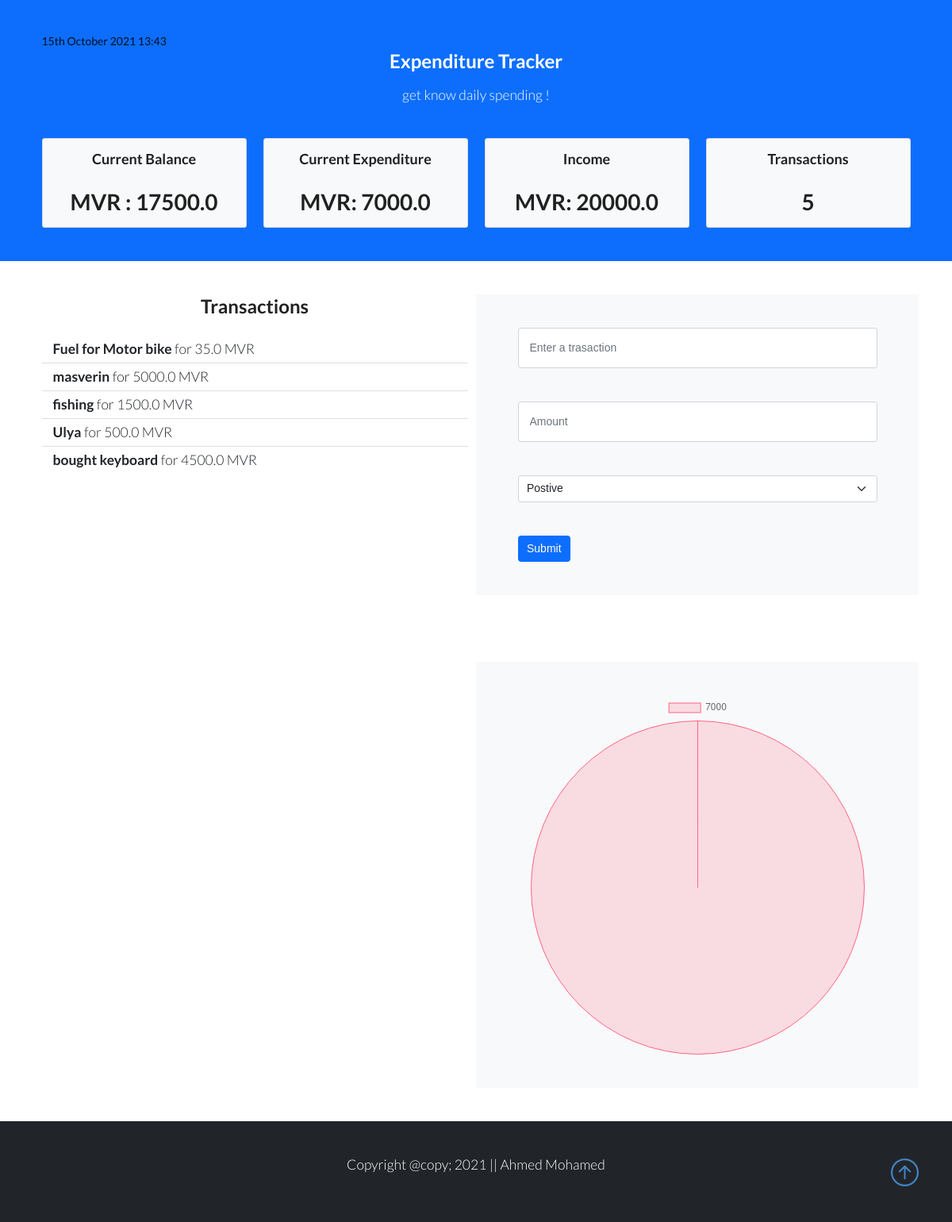
The app's page / (signed in) with its own data.
### expenses/models.py (models this page shows, shortened)
class Profile(models.Model):
    user = models.ForeignKey(User, on_delete=models.CASCADE)
    income = models.FloatField(null=True, blank=True)
    expenses = models.FloatField(default=0)
    balance = models.FloatField()

class Expenses(models.Model):
    user = models.ForeignKey(User, on_delete=models.CASCADE)
    name = models.CharField(max_length=200)
    expense_type = models.CharField(max_length=200, choices=TYPE)
    amount = models.FloatField()

### expenses/views.py (the view, shortened to what this page needs)
# urls.py: 2. Add a URL to urlpatterns:  path('', views.home, name='home')
def home(request):
    profile = Profile.objects.filter(user=request.user).first()
    expenses = Expenses.objects.filter(user = request.user)
    context = {'profile':profile,'expenses':expenses}
    return render(request, 'project/home.html', context)

### expenses/templates/project/home.html (shortened to what this page needs)
<!DOCTYPE html>
<html lang="en">
    <head>
        <link href="https://cdn.jsdelivr.net/npm/bootstrap@5.0.2/dist/css/bootstrap.min.css" rel="stylesheet" />
        <link rel="stylesheet" href="https://cdn.jsdelivr.net/npm/bootstrap-icons@1.3.0/font/bootstrap-icons.css" />
        <link rel="stylesheet" type='text/css' href="https://cdnjs.cloudflare.com/ajax/libs/semantic-ui/2.2.14/semantic.min.css">
        <link rel="stylesheet" href="https://cdnjs.cloudflare.com/ajax/libs/Chart.js/2.8.0/Chart.min.css" />
    </head>
    <body>
        <section id="instructors" class="p-5 bg-primary">
            <div class="container">
                {% now "jS F Y H:i" %}
                <h2 class="text-center text-white">Expenditure Tracker</h2>
                <p class="lead text-center text-white mb-5">get know daily spending !</p>
                <div class="row g-4">
                    <div class="col-md-6 col-lg-3">
                        <div class="card bg-light">
                            <div class="card-body text-center">
                                <h3 class="card-title mb-3">Current Balance</h3>
                                <h1 class="card-text">MVR : {{profile.balance}}</h1>
                            </div>
                        </div>
                    </div>
                    <div class="col-md-6 col-lg-3">
                        <div class="card bg-light">
                            <div class="card-body text-center">
                                <h3 class="card-title mb-3">Current Expenditure</h3>
                                <h1 class="card-text">MVR: {{profile.expenses}}</h1>
                            </div>
                        </div>
                    </div>
                    <div class="col-md-6 col-lg-3">
                        <div class="card bg-light">
                            <div class="card-body text-center">
                                <h3 class="card-title mb-3">Income</h3>
                                <h1 class="card-text">MVR: {{profile.income}}</h1>
                            </div>
                        </div>
                    </div>
                    <div class="col-md-6 col-lg-3">
                        <div class="card bg-light">
                            <div class="card-body text-center">
                                <h3 class="card-title mb-3">Transactions</h3>
                                <h1 class="card-text">{{expenses.count}}</h1>
                            </div>
                        </div>
                    </div>
                </div>
            </div>
        </section>
        <section class="p-5">
            <div class="container">
                <div class="row g-4">
                    <div class="col-md">
                        <h2 class="text-center mb-4">Transactions</h2>
                        <ol class="list-group list-group-flush lead">
                            {% for expenses in expenses %}
                            <li class="list-group-item"><span class="fw-bold"> {{expenses.name}}</span>   for   {{expenses.amount}} MVR</li>
                            {% endfor %}
                        </ol>
                    </div>
                    <div class="col-md bg-light text-dark">
                        <div class="container g-5 my-5">
                            <form method="POST">
                                <input type="text" name="text" class="form-control p-3" id="text" aria-describedby="texthelp" placeholder="Enter a trasaction" />
                                 <input type="number" name="amount" class="form-control mt-5 p-3" id="text" aria-describedby="texthelp" placeholder="Amount" />
                                  <select name="type" class="form-select mt-5" aria-label="Default select example">
                                        <option selected>Postive</option>
                                  </select>
                               <button type="submit" class="btn btn-primary mt-5">Submit</button>
                            </form>
                        </div>
                    </div>
                </div>
            </div>
        </section>
        <section class="p-5">
            <div class="container">
                <div class="row g-4">
                    <div class="col-md">
                    </div>
                    <div class="col-md bg-light text-dark">
                        <div class="container g-5 my-5">
                            <canvas id="myChart" width="50" height="50"></canvas>
                            <script>
                                var ctx = document.getElementById("myChart").getContext("2d");
                                var myChart = new Chart(ctx, {
                                    type: "pie",
                                    data: {
                                        labels: [{{profile.expenses}}],
                                        datasets: [
                                            {
                                                label: "# of Votes",
                                                data: [{{profile.income}}],
                                                backgroundColor: ["rgba(255, 99, 132, 0.2)", "rgba(54, 162, 235, 0.2)", "rgba(255, 206, 86, 0.2)", "rgba(75, 192, 192, 0.2)", "rgba(153, 102, 255, 0.2)", "rgba(255, 159, 64, 0.2)"],
                                                borderColor: ["rgba(255, 99, 132, 1)", "rgba(54, 162, 235, 1)", "rgba(255, 206, 86, 1)", "rgba(75, 192, 192, 1)", "rgba(153, 102, 255, 1)", "rgba(255, 159, 64, 1)"],
                                                borderWidth: 1,
                                            },
                                        ],
                                    },
                                    options: {
                                        scales: {
                                            y: {
                                                beginAtZero: true,
                                            },
                                        },
                                    },
                                });
                            </script>
                        </div>
                    </div>
                </div>
            </div>
        </section>
        <footer class="p-5 bg-dark text-white text-center position-relative">
            <div class="container">
                <p class="lead">Copyright @copy; 2021 || Ahmed Mohamed </p>
                <a href="#" class="position-absolute bottom-0 end-0 p-5"> <i class="bi bi-arrow-up-circle h1"></i> </a>
            </div>
        </footer>
    </body>
</html>

### records on screen
Profile: balance "17500.0", expenses "7000.0", income "20000.0"
Expenses: name "Fuel for Motor bike", amount "35.0"
Expenses: name "masverin", amount "5000.0"
Expenses: name "fishing", amount "1500.0"
Expenses: name "Ulya", amount "500.0"
Expenses: name "bought keyboard", amount "4500.0"

### other values on screen
{{ expenses.count }} "5"
chart data {{ profile.expenses }} 7000.0
